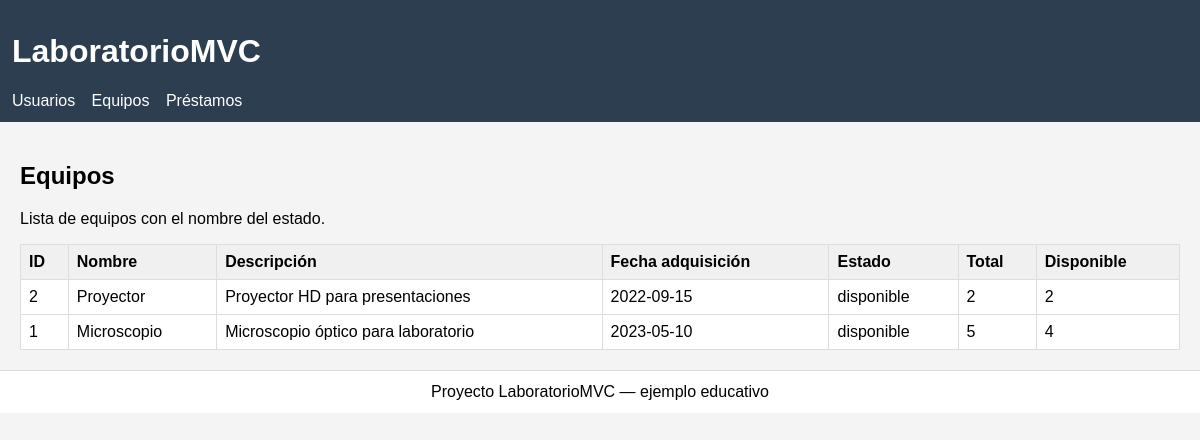
The page /index.php?controller=equipo&action=index on the database its author committed.
### tables this page shows
CREATE TABLE IF NOT EXISTS Equipo (
    id_equipo INT AUTO_INCREMENT PRIMARY KEY,
    nombre_equipo VARCHAR(100) NOT NULL,
    descripcion TEXT,
    fecha_adquisicion DATE NOT NULL,
    id_estado_equipo INT NOT NULL,
    cantidad_total INT NOT NULL,
    cantidad_disponible INT NOT NULL,
    FOREIGN KEY (id_estado_equipo) REFERENCES EstadoEquipo(id_estado_equipo)
);

CREATE TABLE IF NOT EXISTS EstadoEquipo (
    id_estado_equipo INT AUTO_INCREMENT PRIMARY KEY,
    nombre_estado VARCHAR(50) UNIQUE NOT NULL
);

### app/controllers/EquipoController.php (called while the page is built)
<?php
require_once __DIR__ . '/../core/Controller.php';
require_once __DIR__ . '/../models/Equipo.php';
class EquipoController extends Controller {
    public function index() {
        $m = new Equipo();
        $equipos = $m->getAll();
        $this->view('equipos/index', ['equipos' => $equipos]);
    }
}
?>

### config/database.php (called while the page is built, shortened)
<?php
class Database {
    private $host = "localhost";
    private $db_name = "laboratorio";
    private $username = "root";
    private $password = "";
    public function getConnection() {
        $this->conn = null;
        try {
            $this->conn = new PDO("mysql:host={$this->host};dbname={$this->db_name};charset=utf8", $this->username, $this->password);
            $this->conn->setAttribute(PDO::ATTR_ERRMODE, PDO::ERRMODE_EXCEPTION);
        } catch(PDOException $e) {
            echo "Error de conexión: " . $e->getMessage();
            exit;
        }
        return $this->conn;
    }
}
?>

### app/models/Equipo.php (called while the page is built)
<?php
require_once __DIR__ . '/../../config/database.php';
class Equipo {
    private $db;
    public function __construct() {
        $this->db = (new Database())->getConnection();
    }
    public function getAll() {
        $sql = "SELECT e.id_equipo, e.nombre_equipo, e.descripcion, e.fecha_adquisicion,
                       e.cantidad_total, e.cantidad_disponible, s.nombre_estado AS estado
                FROM Equipo e
                LEFT JOIN EstadoEquipo s ON e.id_estado_equipo = s.id_estado_equipo
                ORDER BY e.id_equipo DESC";
        $stmt = $this->db->prepare($sql);
        $stmt->execute();
        return $stmt->fetchAll(PDO::FETCH_ASSOC);
    }
}
?>

### app/views/equipos/index.php (the view)
<h2>Equipos</h2>
<p>Lista de equipos con el nombre del estado.</p>
<?php if(!empty($equipos)): ?>
<table>
  <thead>
    <tr><th>ID</th><th>Nombre</th><th>Descripción</th><th>Fecha adquisición</th><th>Estado</th><th>Total</th><th>Disponible</th></tr>
  </thead>
  <tbody>
    <?php foreach($equipos as $e): ?>
    <tr>
      <td><?= htmlspecialchars($e['id_equipo']) ?></td>
      <td><?= htmlspecialchars($e['nombre_equipo']) ?></td>
      <td><?= htmlspecialchars($e['descripcion']) ?></td>
      <td><?= htmlspecialchars($e['fecha_adquisicion']) ?></td>
      <td><?= htmlspecialchars($e['estado'] ?? '—') ?></td>
      <td><?= htmlspecialchars($e['cantidad_total']) ?></td>
      <td><?= htmlspecialchars($e['cantidad_disponible']) ?></td>
    </tr>
    <?php endforeach; ?>
  </tbody>
</table>
<?php else: ?>
<p>No hay equipos para mostrar.</p>
<?php endif; ?>

### public/index.php (shortened to what this page needs)
<?php
$controller = $_GET['controller'] ?? 'usuario';
$action = $_GET['action'] ?? 'index';
$controller = ucfirst($controller) . 'Controller';
$controllerFile = __DIR__ . '/../app/controllers/' . $controller . '.php';
if (file_exists($controllerFile)) {
    $obj = new $controller();
    if (method_exists($obj, $action)) {
        $obj->$action();
    } else {
        echo "Acción no encontrada: $action";
    }
} else {
    echo "Controlador no encontrado: $controllerFile";
}
?>

### app/core/Controller.php (shortened to what this page needs)
<?php
class Controller {
    protected function view(string $viewPath, array $data = []) {
        extract($data);
        $viewFile = __DIR__ . '/../views/' . $viewPath . '.php';
        $layout   = __DIR__ . '/../views/layouts/header.php';
        $footer   = __DIR__ . '/../views/layouts/footer.php';
        if (file_exists($viewFile)) {
            include $layout;
            include $viewFile;
            include $footer;
        } else {
            echo "Vista no encontrada: $viewFile";
        }
    }
}
?>

### app/views/layouts/header.php (shortened to what this page needs)
<!DOCTYPE html>
<html lang="es">
<head>
</head>
<body>
<header>
  <h1>LaboratorioMVC</h1>
  <nav>
    <a href="index.php?controller=usuario&action=index">Usuarios</a>
    <a href="index.php?controller=equipo&action=index">Equipos</a>
    <a href="index.php?controller=prestamo&action=index">Préstamos</a>
  </nav>
</header>
<main>

### app/views/layouts/footer.php
</main>
<footer style="padding:12px;background:#fff;text-align:center;border-top:1px solid #ddd;">
  Proyecto LaboratorioMVC — ejemplo educativo
</footer>
</body>
</html>

### app/views/layouts/header.php (style rules this page uses)
body { font-family:Arial,Helvetica,sans-serif;margin:0;background:#f4f4f4 }
header { background:#2c3e50;color:#fff;padding:12px }
nav a { color:#fff;text-decoration:none;margin-right:12px }
main { padding:20px }
table { width:100%;border-collapse:collapse;background:#fff }
th,td { border:1px solid #ddd;padding:8px;text-align:left }
th { background:#f0f0f0 }

### rows shown on the page
equipo: id_equipo "2", nombre_equipo "Proyector", descripcion "Proyector HD para presentaciones", fecha_adquisicion "2022-09-15", id_estado_equipo.nombre_estado "disponible", cantidad_total "2", cantidad_disponible "2"
equipo: id_equipo "1", nombre_equipo "Microscopio", descripcion "Microscopio óptico para laboratorio", fecha_adquisicion "2023-05-10", id_estado_equipo.nombre_estado "disponible", cantidad_total "5", cantidad_disponible "4"
